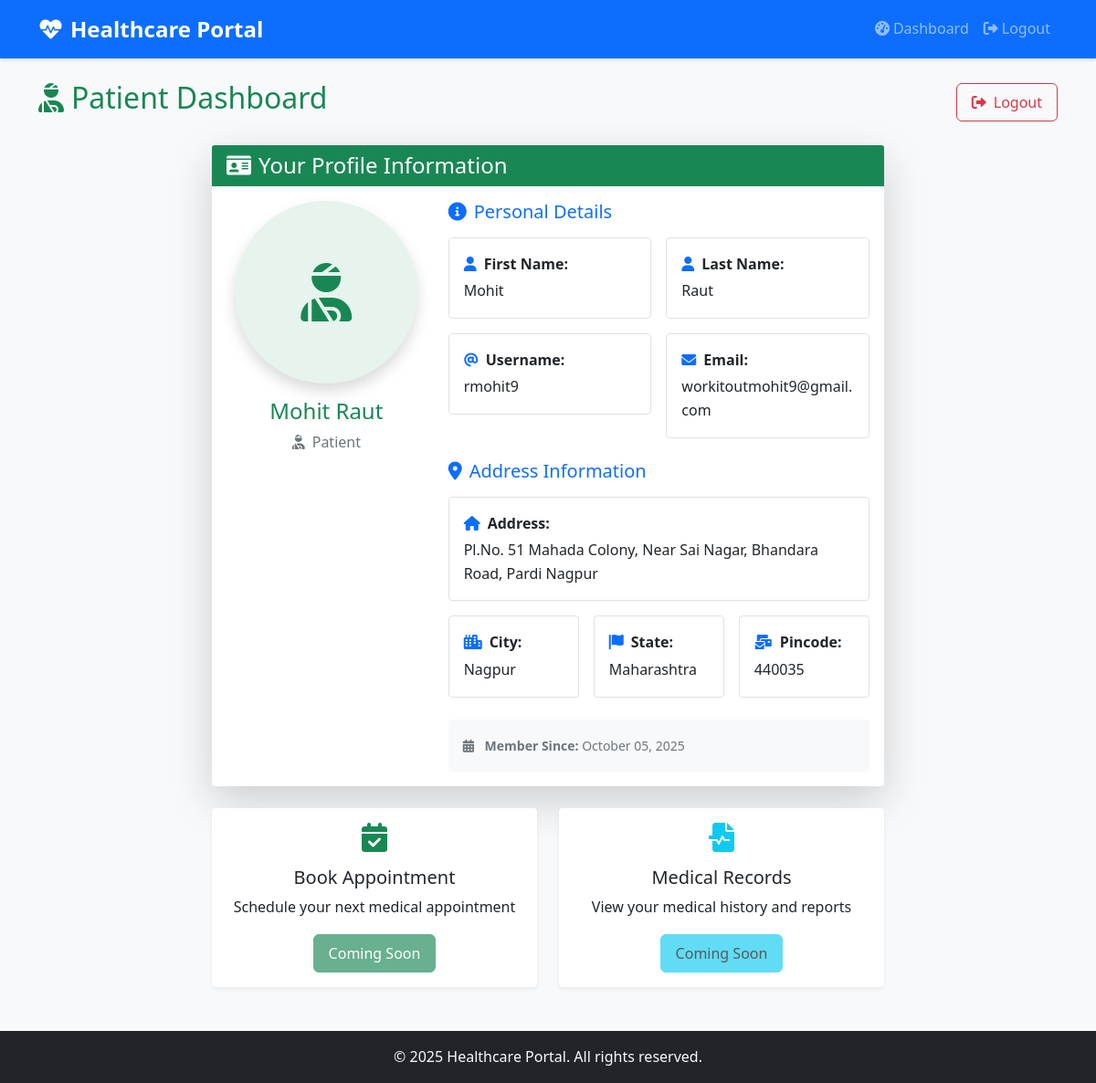
The app's page /dashboard/ (signed in) with its own data.
### authentication/models.py (models this page shows, shortened)
class UserProfile(models.Model):
    USER_TYPE_CHOICES = [
        ('patient', 'Patient'),
        ('doctor', 'Doctor'),
    ]
    user = models.OneToOneField(User, on_delete=models.CASCADE)
    user_type = models.CharField(max_length=20, choices=USER_TYPE_CHOICES)
    profile_picture = models.ImageField(upload_to='profile_pics/', blank=True, null=True)
    address_line1 = models.CharField(max_length=255)
    city = models.CharField(max_length=100)
    state = models.CharField(max_length=100)
    pincode = models.CharField(max_length=10)
    created_at = models.DateTimeField(auto_now_add=True)
    updated_at = models.DateTimeField(auto_now=True)
    class Meta:
        verbose_name = "User Profile"
        verbose_name_plural = "User Profiles"

### authentication/views.py (the view)
# urls.py: path('dashboard/', views.dashboard, name='dashboard'),
@login_required
def dashboard(request):
    try:
        profile = UserProfile.objects.get(user=request.user)
        context = {
            'user': request.user,
            'profile': profile
        }
        if profile.user_type == 'patient':
            return render(request, 'authentication/patient_dashboard.html', context)
        elif profile.user_type == 'doctor':
            return render(request, 'authentication/doctor_dashboard.html', context)
        else:
            messages.error(request, 'Invalid user type.')
            return redirect('home')
    except UserProfile.DoesNotExist:
        messages.error(request, 'Profile not found. Please contact support.')
        return redirect('home')

### authentication/templates/authentication/patient_dashboard.html (shortened to what this page needs)
{% extends 'authentication/base.html' %}
{% block content %}
<div class="row">
    <div class="col-12">
        <div class="d-flex justify-content-between align-items-center mb-4">
            <h2 class="text-success">
                <i class="fas fa-user-injured me-2"></i>Patient Dashboard
            </h2>
            <a href="{% url 'logout' %}" class="btn btn-outline-danger">
                <i class="fas fa-sign-out-alt me-2"></i>Logout
            </a>
        </div>
    </div>
</div>
<div class="row justify-content-center">
    <div class="col-lg-8">
        <div class="card shadow-lg">
            <div class="card-header bg-success text-white">
                <h4 class="mb-0"><i class="fas fa-id-card me-2"></i>Your Profile Information</h4>
            </div>
            <div class="card-body">
                <div class="row">
                    <div class="col-md-4 text-center mb-4">
                        <div class="profile-pic-container">
                            {% if profile.profile_picture %}
                                <img src="{{ profile.profile_picture.url }}"
                                     alt="Profile Picture"
                                     class="img-fluid rounded-circle shadow"
                                     style="max-width: 200px; max-height: 200px; object-fit: cover;">
                            {% else %}
                                <div class="bg-success bg-opacity-10 rounded-circle d-inline-flex align-items-center justify-content-center shadow"
                                     style="width: 200px; height: 200px;">
                                    <i class="fas fa-user-injured text-success" style="font-size: 4rem;"></i>
                                </div>
                            {% endif %}
                        </div>
                        <h4 class="mt-3 text-success">{{ user.get_full_name }}</h4>
                        <p class="text-muted">
                            <i class="fas fa-user-injured me-2"></i>{{ profile.get_user_type_display }}
                        </p>
                    </div>
                    <div class="col-md-8">
                        <h5 class="text-primary mb-3">
                            <i class="fas fa-info-circle me-2"></i>Personal Details
                        </h5>
                        <div class="row g-3">
                            <div class="col-sm-6">
                                <div class="info-card p-3 border rounded">
                                    <strong><i class="fas fa-user me-2 text-primary"></i>First Name:</strong>
                                    <p class="mb-0 mt-1">{{ user.first_name }}</p>
                                </div>
                            </div>
                            <div class="col-sm-6">
                                <div class="info-card p-3 border rounded">
                                    <strong><i class="fas fa-user me-2 text-primary"></i>Last Name:</strong>
                                    <p class="mb-0 mt-1">{{ user.last_name }}</p>
                                </div>
                            </div>
                            <div class="col-sm-6">
                                <div class="info-card p-3 border rounded">
                                    <strong><i class="fas fa-at me-2 text-primary"></i>Username:</strong>
                                    <p class="mb-0 mt-1">{{ user.username }}</p>
                                </div>
                            </div>
                            <div class="col-sm-6">
                                <div class="info-card p-3 border rounded">
                                    <strong><i class="fas fa-envelope me-2 text-primary"></i>Email:</strong>
                                    <p class="mb-0 mt-1">{{ user.email }}</p>
                                </div>
                            </div>
                        </div>
                        <h5 class="text-primary mb-3 mt-4">
                            <i class="fas fa-map-marker-alt me-2"></i>Address Information
                        </h5>
                        <div class="row g-3">
                            <div class="col-12">
                                <div class="info-card p-3 border rounded">
                                    <strong><i class="fas fa-home me-2 text-primary"></i>Address:</strong>
                                    <p class="mb-0 mt-1">{{ profile.address_line1 }}</p>
                                </div>
                            </div>
                            <div class="col-sm-4">
                                <div class="info-card p-3 border rounded">
                                    <strong><i class="fas fa-city me-2 text-primary"></i>City:</strong>
                                    <p class="mb-0 mt-1">{{ profile.city }}</p>
                                </div>
                            </div>
                            <div class="col-sm-4">
                                <div class="info-card p-3 border rounded">
                                    <strong><i class="fas fa-flag me-2 text-primary"></i>State:</strong>
                                    <p class="mb-0 mt-1">{{ profile.state }}</p>
                                </div>
                            </div>
                            <div class="col-sm-4">
                                <div class="info-card p-3 border rounded">
                                    <strong><i class="fas fa-mail-bulk me-2 text-primary"></i>Pincode:</strong>
                                    <p class="mb-0 mt-1">{{ profile.pincode }}</p>
                                </div>
                            </div>
                        </div>
                        <div class="mt-4 p-3 bg-light rounded">
                            <small class="text-muted">
                                <i class="fas fa-calendar-alt me-2"></i>
                                <strong>Member Since:</strong> {{ profile.created_at|date:"F d, Y" }}
                            </small>
                        </div>
                    </div>
                </div>
            </div>
        </div>
        <div class="row mt-4">
            <div class="col-md-6">
                <div class="card text-center">
                    <div class="card-body">
                        <i class="fas fa-calendar-check text-success mb-3" style="font-size: 2rem;"></i>
                        <h5 class="card-title">Book Appointment</h5>
                        <p class="card-text">Schedule your next medical appointment</p>
                        <button class="btn btn-success" disabled>Coming Soon</button>
                    </div>
                </div>
            </div>
            <div class="col-md-6">
                <div class="card text-center">
                    <div class="card-body">
                        <i class="fas fa-file-medical-alt text-info mb-3" style="font-size: 2rem;"></i>
                        <h5 class="card-title">Medical Records</h5>
                        <p class="card-text">View your medical history and reports</p>
                        <button class="btn btn-info" disabled>Coming Soon</button>
                    </div>
                </div>
            </div>
        </div>
    </div>
</div>
{% endblock %}

### authentication/templates/authentication/base.html (shortened to what this page needs)
{% load static %}
<!DOCTYPE html>
<html lang="en">
<head>
    <link href="https://cdn.jsdelivr.net/npm/bootstrap@5.1.3/dist/css/bootstrap.min.css" rel="stylesheet">
    <link rel="stylesheet" href="https://cdnjs.cloudflare.com/ajax/libs/font-awesome/6.0.0/css/all.min.css">
    <link href="{% static 'css/style.css' %}" rel="stylesheet">
</head>
<body>
    <nav class="navbar navbar-expand-lg navbar-dark bg-primary">
        <div class="container">
            <a class="navbar-brand" href="{% url 'home' %}">
                <i class="fas fa-heartbeat me-2"></i>Healthcare Portal
            </a>
            <div class="collapse navbar-collapse" id="navbarNav">
                <div class="navbar-nav ms-auto">
                    {% if user.is_authenticated %}
                        <a class="nav-link" href="{% url 'dashboard' %}">
                            <i class="fas fa-tachometer-alt me-1"></i>Dashboard
                        </a>
                        <a class="nav-link" href="{% url 'logout' %}">
                            <i class="fas fa-sign-out-alt me-1"></i>Logout
                        </a>
                    {% endif %}
                </div>
            </div>
        </div>
    </nav>
    <main class="container mt-4">
        {% block content %}
        {% endblock %}
    </main>
    <footer class="bg-dark text-light text-center py-3 mt-5">
        <div class="container">
            <p class="mb-0">&copy; 2025 Healthcare Portal. All rights reserved.</p>
        </div>
    </footer>
</body>
</html>

### static/css/style.css (style rules this page uses)
:root { --primary-color: #0d6efd; --secondary-color: #6c757d; --success-color: #198754; --info-color: #0dcaf0; --warning-color: #ffc107; --danger-color: #dc3545; --light-color: #f8f9fa; --dark-color: #212529; }
body { background-color: #f8f9fa; font-family: 'Segoe UI', Tahoma, Geneva, Verdana, sans-serif; line-height: 1.6; }
.navbar-brand { font-weight: 600; font-size: 1.5rem; }
.navbar { box-shadow: 0 2px 4px rgba(0,0,0,0.1); }
.card { border: none; box-shadow: 0 0.125rem 0.25rem rgba(0, 0, 0, 0.075); transition: all 0.3s ease; }
.card-header { border-bottom: none; font-weight: 600; }
.btn { border-radius: 0.375rem; font-weight: 500; padding: 0.5rem 1rem; transition: all 0.3s ease; }
.profile-pic-container { position: relative; display: inline-block; }
.info-card { background: #fff; transition: all 0.3s ease; }
footer { margin-top: auto; }
.shadow-lg { box-shadow: 0 1rem 3rem rgba(0, 0, 0, 0.175) !important; }
.fade-in-up { animation: fadeInUp 0.6s ease-out; }

### records on screen
UserProfile: user_type "Patient", address_line1 "Pl.No. 51 Mahada Colony, Near Sai Nagar, Bhandara Road, Pardi Nagpur", city "Nagpur", state "Maharashtra", pincode "440035", created_at "October 05, 2025"

### other values on screen
{{ user.get_full_name }} "Mohit Raut"
{{ user.first_name }} "Mohit"
{{ user.last_name }} "Raut"
{{ user.username }} "rmohit9"
{{ user.email }} "workitoutmohit9@gmail.com"
